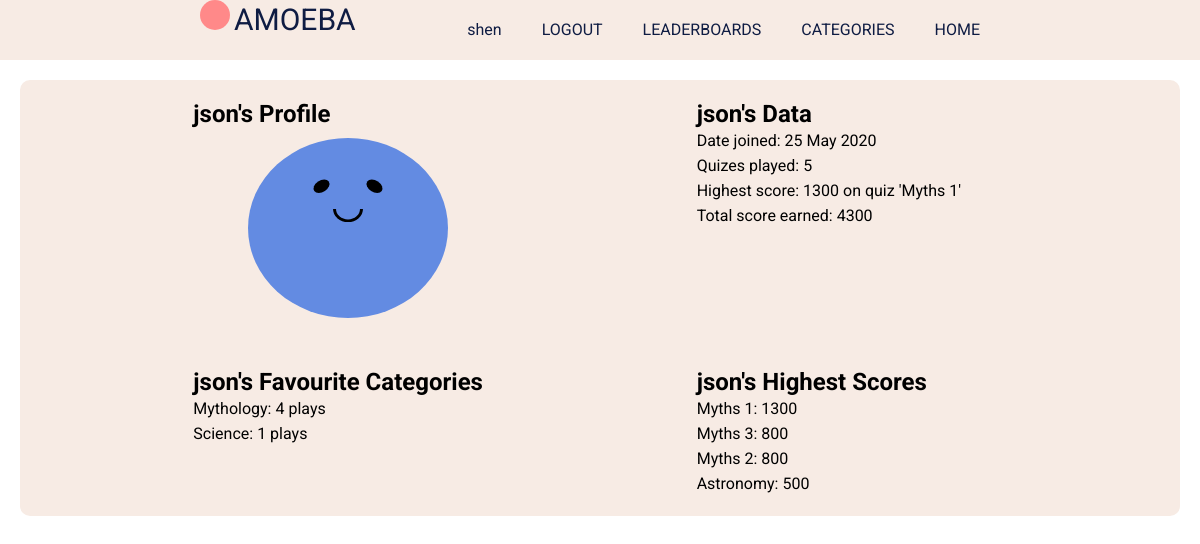
The page /user/json (signed in) on the database its author committed.
### app/models.py (models this page shows, shortened)
class User(UserMixin, db.Model):
  id = db.Column(db.Integer, primary_key=True)
  username = db.Column(db.String(20), unique=True, index=True, nullable=False)
  email = db.Column(db.String(120), unique=True, index=True, nullable=False)
  password_hash = db.Column(db.String(128))
  posted_quizes = db.relationship('Quiz', backref = 'postedby', lazy = 'dynamic')
  attempts = db.relationship('Attempt', backref = 'user', lazy = 'dynamic')
  is_admin = db.Column(db.Boolean, default=False, nullable=False)
  date_joined = db.Column(db.DateTime, index=True, default=datetime.utcnow)

class Quiz(db.Model):
  id = db.Column(db.Integer, primary_key=True)
  category = db.Column(db.String(32), index=True)
  quizname = db.Column(db.String(32), index=True, unique=True)
  filename = db.Column(db.String(32),unique=True)
  date_added = db.Column(db.DateTime, index=True, default=datetime.utcnow)
  user_id = db.Column(db.Integer, db.ForeignKey('user.id'))
  attempts = db.relationship('Attempt', backref = 'quiz', lazy = 'dynamic')

### app/routes.py (the view)
@app.route('/user/<username>')
@login_required
def profile(username):
  user = User.query.filter_by(username=username).first_or_404()
  joindate = user.date_joined.strftime("%d %b %Y")
  favcats = []
  favcatsplays = []
  hiquizzes = []
  hiscores = []
  totalattempts = 0
  totalscore = 0
  madeattempt = Attempt.query.filter_by(user_id = user.id).first() is not None
  datadic = {}
  if madeattempt:
    categoryranking = db.session.query(Attempt, Quiz, func.count(Quiz.category)).filter(Attempt.quiz_id==Quiz.id, Attempt.user_id==user.id).group_by(Quiz.category).order_by(func.count(Quiz.category).desc()).limit(4).all()
    for i in range(0, len(categoryranking)):
      favcats.append(categoryranking[i][1].category)
      favcatsplays.append(categoryranking[i][2])
    scoreranking = db.session.query(Attempt, Quiz, func.max(Attempt.score)).filter(Attempt.quiz_id==Quiz.id, Attempt.user_id==user.id).group_by(Quiz.id).order_by(func.max(Attempt.score).desc()).limit(4).all()
    for i in range(0, len(scoreranking)):
      hiquizzes.append(scoreranking[i][1].quizname)
      hiscores.append(scoreranking[i][2])
    allplays = db.session.query(func.count(Attempt.user_id)).filter_by(user_id=user.id).first()
    totalattempts = allplays[0]
    allscores = db.session.query(func.sum(Attempt.score)).filter_by(user_id=user.id).first()
    totalscore = allscores[0]
  datadic["joindate"]=joindate
  datadic["favcats"]=favcats
  datadic["favcatlen"]=len(favcats)
  datadic["favcatsplays"]=favcatsplays
  datadic["hiquizzes"]=hiquizzes
  datadic["hiquizlen"]=len(hiquizzes)
  datadic["hiscores"]=hiscores
  datadic["totalattempts"]=totalattempts
  datadic["totalscore"]=totalscore
  datadic["madeattempt"]=madeattempt
  return render_template("profile.html", user=user, datadic=datadic)

### app/models.py (called while the page is built)
@login.user_loader
def load_user(id): #retrieve the user object representing the current user from the database
  return User.query.get(int(id)) #flask-login uses string for ids. database uses integers for id

### app/templates/profile.html (shortened to what this page needs)
{% extends "template.html" %}
{% block head %}
<link rel="stylesheet" href="{{ url_for('static', filename='styles/amoeba.css')}}">
{% endblock %}
{%block content%}
<div class="contentflex1">
  <div class="userflex">
    <h2> {{ user.username }}'s Profile</h2>
    <div id="amoeba_box">
      <div class="amoeba_box_child">
        <div class="amoeba_ball" id="amoeba1">
          <div class="amoeba_eye eye_left"></div>
          <div class="amoeba_eye eye_right"></div>
          <div class="amoeba_smile"></div>
        </div>
      </div>
    </div>
  </div>
  <div class="listflex">
    <h2>{{ user.username }}'s Data</h2>
    <ul>
      <li>Date joined: {{ datadic["joindate"] }}</li>
      {% if datadic["madeattempt"] %}
      <li>Quizes played: {{ datadic["totalattempts"] }}</li>
      <li>Highest score: {{ datadic["hiscores"][0] }} on quiz '{{ datadic["hiquizzes"][0] }}'</li>
      <li>Total score earned: {{ datadic["totalscore"] }}</li>
      {% else %}
      <li> </li>
      <li>This user has not played any quizes yet</li>
      {% endif %}
    </ul>
  </div>
</div>
<div class="contentflex2">
  <div class="listflex">
    <h2>{{ user.username }}'s Favourite Categories</h2>
    <ul>
      {% if datadic["madeattempt"] %}
        {% for i in range(0, datadic["favcatlen"]) %}
          <li>{{ datadic["favcats"][i] }}: {{ datadic["favcatsplays"][i] }} plays</li>
        {% endfor %}
      {% else %}
        <li> </li>
        <li>There is no data to show</li>
      {% endif %}
    </ul>
  </div>
  <div class="listflex">
    <h2>{{ user.username }}'s Highest Scores</h2>
    <ul>
      {% if datadic["madeattempt"] %}
        {% for i in range(0, datadic["hiquizlen"]) %}
          <li>{{ datadic["hiquizzes"][i] }}: {{ datadic["hiscores"][i] }}</li>
        {% endfor %}
      {% else %}
        <li> </li>
        <li>There is no data to show</li>
      {% endif %}
    </ul>
  </div>
</div>
{% endblock %}

### app/templates/template.html (shortened to what this page needs)
<html lang="en">
  <head>
    <link
      rel="stylesheet"
      type="text/css"
      href="{{ url_for('static', filename =
    'styles/content.css')}}"
    />
    {%block head%}{% endblock %}
  </head>
  <body>
    <header>
      <div class="header-content">
        <div class="logo">
          <div id="amoeba-logo"></div>
          <span id="logo-text">AMOEBA</span>
        </div>
        <u1 class="navigation">
          <a href="{{ url_for('index') }}">HOME</a>
          <a href="{{ url_for('categories') }}">CATEGORIES</a>
          <a href="{{ url_for('leaderboards') }}">LEADERBOARDS</a>
          {% if current_user.is_authenticated %}
          <a href="{{ url_for('logout') }}">LOGOUT</a>
          <a href="{{ url_for('profile', username=current_user.username) }}">{{ current_user.username }}</a>
          {% else %}
          <a href="{{ url_for('signup_login') }}">LOGIN/SIGNUP</a>
          {% endif %}
        </u1>
      </div>
    </header>
    {% block content %}{% endblock %}
  </body>
</html>

### app/static/styles/content.css (style rules this page uses)
* { padding: 0; margin: 0; list-style: none; text-decoration: none; font-family: 'roboto', sans-serif; box-sizing: border-box; }
body { background-color: white; }
header { width: 100%; height: 60px; display: block; background-color: #f7ebe4; }
.header-content { height: inherit; margin-left: 200px; margin-right: 200px; }
.logo { float: left; display: inline-block; color: #0f1c43; margin-top }
#amoeba-logo { background-color: #ff8989; border-radius: 50%; width: 30px; height: 30px; display: inline-block; }
#logo-text { font-size: 30px; }
.navigation { float: right; }
.navigation a { height: 100%; float: right; padding: 20px 20px; list-style: none; color: #0f1c43; }

### app/static/styles/amoeba.css (style rules this page uses)
.amoeba_ball { height: 200px; width: 200px; background-color: #638be2; border-radius: 50%; transform: scale(1, 0.9); position: relative; margin: 0 auto 0; animation: bounce 1s ease-in infinite; }
.amoeba_eye { height: 15px; width: 15px; background-color: black; border-radius: 50%; transform: translate(-50%, -50%); position: absolute; top: 23%; z-index: 2; }
.eye_left { left: 33%; transform: skewX(-20deg); z-index: 2; }
.eye_right { right: 33%; transform: skewX(20deg); z-index: 2; }
.amoeba_smile { height: 15px; width: 30px; border-bottom-left-radius: 15px; border-bottom-right-radius: 15px; border: 3px solid black; border-top: 0; transform: translate(-50%, -50%); position: absolute; left: 50%; top: 43%; z-index: 2; }

### app/templates/profile.html (style rules this page uses)
.contentflex1 { display: flex; background-color: #f7ebe4; border-top-left-radius: 10px; border-top-right-radius: 10px; margin: 20px 20px 0 20px; justify-content: space-evenly; flex-wrap: wrap; }
.contentflex2 { display: flex; background-color: #f7ebe4; border-bottom-left-radius: 10px; border-bottom-right-radius: 10px; margin: 0px 20px 20px 20px; justify-content: space-evenly; flex-wrap: wrap; }
.userflex { display: flex; flex-direction: column; padding:20px; width: 350px; }
.listflex { display: flex; flex-direction: column; padding:20px; width: 350px; }
.listflex ul { list-style-type: none; }
.listflex li { padding: 3px 0px; }

### rows shown on the page
User: username "shen"
User: username "json"
Quiz: quizname "Myths 1", quizname "Myths 1"
Quiz: category "Mythology", quizname "Myths 2"
Quiz: category "Science", quizname "Astronomy"
Quiz: quizname "Myths 3"

### other values the page prints
{{ datadic["joindate"] }} "25 May 2020"
{{ datadic["totalattempts"] }} "5"
{{ datadic["hiscores"][0] }} "1300"
{{ datadic["totalscore"] }} "4300"
{{ datadic["favcatsplays"][i] }} "4" "1"
{{ datadic["hiscores"][i] }} "1300" "800" "800" "500"
